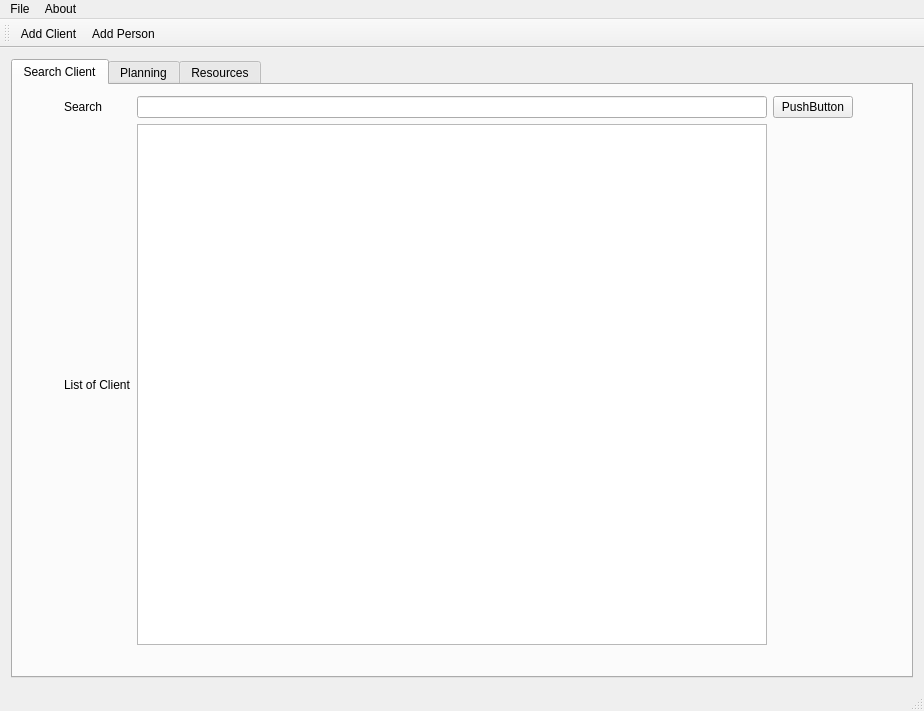
<?xml version="1.0" encoding="UTF-8"?>
<ui version="4.0">
 <class>MainWindow</class>
 <widget class="QMainWindow" name="MainWindow">
  <property name="geometry">
   <rect>
    <x>0</x>
    <y>0</y>
    <width>924</width>
    <height>711</height>
   </rect>
  </property>
  <property name="windowTitle">
   <string>MainWindow</string>
  </property>
  <widget class="QWidget" name="centralWidget">
   <layout class="QFormLayout" name="formLayout">
    <item row="0" column="0" colspan="2">
     <widget class="QTabWidget" name="tabWidget">
      <property name="minimumSize">
       <size>
        <width>900</width>
        <height>600</height>
       </size>
      </property>
      <property name="currentIndex">
       <number>0</number>
      </property>
      <widget class="QWidget" name="tab">
       <attribute name="title">
        <string>Search Client</string>
       </attribute>
       <widget class="QWidget" name="gridLayoutWidget">
        <property name="geometry">
         <rect>
          <x>0</x>
          <y>0</y>
          <width>891</width>
          <height>571</height>
         </rect>
        </property>
        <layout class="QGridLayout" name="gridLayout">
         <property name="sizeConstraint">
          <enum>QLayout::SetDefaultConstraint</enum>
         </property>
         <item row="0" column="2">
          <widget class="QLineEdit" name="lineEdit">
           <property name="sizePolicy">
            <sizepolicy hsizetype="Preferred" vsizetype="Fixed">
             <horstretch>0</horstretch>
             <verstretch>0</verstretch>
            </sizepolicy>
           </property>
          </widget>
         </item>
         <item row="0" column="0">
          <spacer name="horizontalSpacer">
           <property name="orientation">
            <enum>Qt::Horizontal</enum>
           </property>
           <property name="sizeType">
            <enum>QSizePolicy::Preferred</enum>
           </property>
           <property name="sizeHint" stdset="0">
            <size>
             <width>40</width>
             <height>20</height>
            </size>
           </property>
          </spacer>
         </item>
         <item row="1" column="2">
          <widget class="QTableView" name="tableView"/>
         </item>
         <item row="0" column="1">
          <widget class="QLabel" name="label">
           <property name="sizePolicy">
            <sizepolicy hsizetype="Fixed" vsizetype="Preferred">
             <horstretch>0</horstretch>
             <verstretch>0</verstretch>
            </sizepolicy>
           </property>
           <property name="text">
            <string>Search</string>
           </property>
          </widget>
         </item>
         <item row="0" column="4">
          <spacer name="horizontalSpacer_2">
           <property name="orientation">
            <enum>Qt::Horizontal</enum>
           </property>
           <property name="sizeType">
            <enum>QSizePolicy::Preferred</enum>
           </property>
           <property name="sizeHint" stdset="0">
            <size>
             <width>40</width>
             <height>20</height>
            </size>
           </property>
          </spacer>
         </item>
         <item row="0" column="3">
          <widget class="QPushButton" name="pushButton">
           <property name="sizePolicy">
            <sizepolicy hsizetype="Fixed" vsizetype="Preferred">
             <horstretch>0</horstretch>
             <verstretch>0</verstretch>
            </sizepolicy>
           </property>
           <property name="text">
            <string>PushButton</string>
           </property>
          </widget>
         </item>
         <item row="1" column="1">
          <widget class="QLabel" name="label_2">
           <property name="text">
            <string>List of Client</string>
           </property>
          </widget>
         </item>
        </layout>
       </widget>
      </widget>
      <widget class="QWidget" name="tab_2">
       <attribute name="title">
        <string>Planning</string>
       </attribute>
      </widget>
      <widget class="QWidget" name="tab_3">
       <attribute name="title">
        <string>Resources</string>
       </attribute>
      </widget>
     </widget>
    </item>
   </layout>
  </widget>
  <widget class="QMenuBar" name="menuBar">
   <property name="geometry">
    <rect>
     <x>0</x>
     <y>0</y>
     <width>924</width>
     <height>22</height>
    </rect>
   </property>
   <widget class="QMenu" name="menuFichier">
    <property name="title">
     <string>File</string>
    </property>
    <widget class="QMenu" name="menuAdd">
     <property name="title">
      <string>Add</string>
     </property>
     <addaction name="actionAdd_Client"/>
     <addaction name="actionAdd_Person"/>
    </widget>
    <addaction name="menuAdd"/>
    <addaction name="separator"/>
   </widget>
   <widget class="QMenu" name="menuAbout">
    <property name="title">
     <string>About</string>
    </property>
    <addaction name="actionCool"/>
   </widget>
   <addaction name="menuFichier"/>
   <addaction name="menuAbout"/>
  </widget>
  <widget class="QToolBar" name="mainToolBar">
   <attribute name="toolBarArea">
    <enum>TopToolBarArea</enum>
   </attribute>
   <attribute name="toolBarBreak">
    <bool>false</bool>
   </attribute>
   <addaction name="actionAdd_Client_Icon"/>
   <addaction name="actionAdd_Person_Icon"/>
  </widget>
  <widget class="QStatusBar" name="statusBar"/>
  <action name="actionAdd_Client">
   <property name="text">
    <string>Add Client</string>
   </property>
   <property name="statusTip">
    <string>Add Client</string>
   </property>
  </action>
  <action name="actionAdd_Person">
   <property name="text">
    <string>Add Person</string>
   </property>
  </action>
  <action name="actionCool">
   <property name="text">
    <string>Cool</string>
   </property>
  </action>
  <action name="actionAdd_Client_Icon">
   <property name="icon">
    <iconset resource="icons.qrc">
     <normaloff>:/images/client.png</normaloff>:/images/client.png</iconset>
   </property>
   <property name="text">
    <string>Add Client</string>
   </property>
  </action>
  <action name="actionAdd_Person_Icon">
   <property name="icon">
    <iconset resource="icons.qrc">
     <normaloff>:/images/user.jpg</normaloff>:/images/user.jpg</iconset>
   </property>
   <property name="text">
    <string>Add Person</string>
   </property>
   <property name="toolTip">
    <string>Add Person</string>
   </property>
   <property name="statusTip">
    <string>Add User</string>
   </property>
   <property name="font">
    <font/>
   </property>
  </action>
 </widget>
 <layoutdefault spacing="6" margin="11"/>
 <resources>
  <include location="icons.qrc"/>
 </resources>
 <connections/>
</ui>
